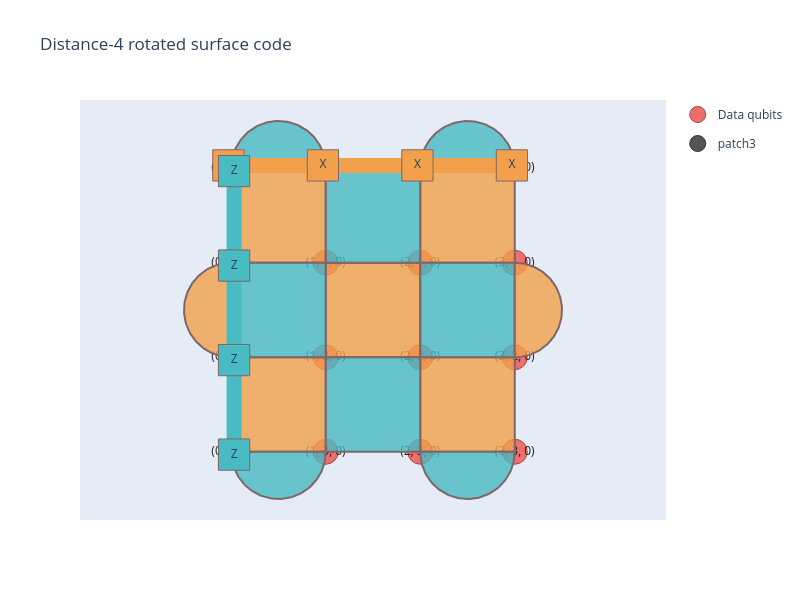

The notebook cell saved with this chart:
### Markdown cell above
## 1. The surface-code memory experiment

A **memory experiment** asks whether an encoded qubit retains its information over time. We initialize the data qubits, measure the surface-code checks over one or more rounds, and finally measure a logical operator to see whether the stored value survived.

We first define a square **lattice**, where each qubit can be addressed by its coordinates `(x,y,b)`, with `x` and `y` representing the spatial position in two dimensions (increases to the right and downwards), and `b` indicating the qubit type, e.g., data or ancilla (0 or 1).

We use Loom’s `RotatedSurfaceCode.create` to define a rotated surface-code patch: its data qubits, $X$ and $Z$ stabilizers, logical operators, and check-measurement circuits. In our figures, we label data qubit `(x,y,0)` as $q=x+dy$. Orange faces represent $X$ checks; teal faces represent $Z$ checks.

By default, `x_boundary="horizontal"`, giving a horizontal logical $X$ and vertical logical $Z$. `weight_2_stab_is_first_row` chooses whether the first two-qubit boundary check starts at row $y=0$. This also sets the checkerboard pattern: with the default horizontal boundary, the four-qubit face at $(0,0)$ is a $Z$ check when the setting is `True`, and an $X$ check when it is `False`.

![image.png](attachment:image.png)

### Code cell
from loom.eka import Lattice
from loom_rotated_surface_code.code_factory import RotatedSurfaceCode
import loom.visualizer as vis

d = 4
lattice = Lattice.square_2d((d + 1, d + 1))
patch = RotatedSurfaceCode.create(
    d, d,
    lattice,
    unique_label="patch3",
    weight_2_stab_is_first_row=False, 
    # weight_4_x_schedule=FourBodySchedule.N,

)

print(f'Number of data qubits d^2: {len(patch.data_qubits)}')
print(f'Number of stabilizers d^2-1: {len(patch.stabilizers)}')

plot = vis.StabilizerPlot(
    lattice,
    title=f"Distance-{d} rotated surface code",
)
plot.add_dqubit_traces(
    [q in patch.data_qubits for q in lattice.all_qubits()]
)
plot.plot_blocks([patch], plot_logical_operators=True)
plot.show()

### Figure 1 — Plotly figure (JSON) as saved in the notebook; plotly's stock layout.template omitted (floating-point values rounded to 4 significant figures)
{"data": [{"legendgroup": "data_qubits", "marker": {"color": "#ec6f6d", "line": {"color": "#9f4b49", "width": 1}, "size": 25}, "mode": "markers", "name": "Data qubits", "showlegend": true, "type": "scatter", "x": [null], "y": [null]}, {"hoverinfo": "text", "legendgroup": "data_qubits", "marker": {"color": "rgba(236,111,109,1)", "line": {"color": "#9f4b49", "width": 1}, "size": 25}, "mode": "markers+text", "showlegend": false, "text": "(0, 0, 0)", "textfont": {"color": "#222222"}, "textposition": "middle center", "type": "scatter", "x": [0], "y": [0]}, {"hoverinfo": "text", "legendgroup": "data_qubits", "marker": {"color": "rgba(236,111,109,1)", "line": {"color": "#9f4b49", "width": 1}, "size": 25}, "mode": "markers+text", "showlegend": false, "text": "(0, 1, 0)", "textfont": {"color": "#222222"}, "textposition": "middle center", "type": "scatter", "x": [0], "y": [1]}, {"hoverinfo": "text", "legendgroup": "data_qubits", "marker": {"color": "rgba(236,111,109,1)", "line": {"color": "#9f4b49", "width": 1}, "size": 25}, "mode": "markers+text", "showlegend": false, "text": "(0, 2, 0)", "textfont": {"color": "#222222"}, "textposition": "middle center", "type": "scatter", "x": [0], "y": [2]}, {"hoverinfo": "text", "legendgroup": "data_qubits", "marker": {"color": "rgba(236,111,109,1)", "line": {"color": "#9f4b49", "width": 1}, "size": 25}, "mode": "markers+text", "showlegend": false, "text": "(0, 3, 0)", "textfont": {"color": "#222222"}, "textposition": "middle center", "type": "scatter", "x": [0], "y": [3]}, {"hoverinfo": "text", "legendgroup": "data_qubits", "marker": {"color": "rgba(236,111,109,1)", "line": {"color": "#9f4b49", "width": 1}, "size": 25}, "mode": "markers+text", "showlegend": false, "text": "(1, 0, 0)", "textfont": {"color": "#222222"}, "textposition": "middle center", "type": "scatter", "x": [1], "y": [0]}, {"hoverinfo": "text", "legendgroup": "data_qubits", "marker": {"color": "rgba(236,111,109,1)", "line": {"color": "#9f4b49", "width": 1}, "size": 25}, "mode": "markers+text", "showlegend": false, "text": "(1, 1, 0)", "textfont": {"color": "#222222"}, "textposition": "middle center", "type": "scatter", "x": [1], "y": [1]}, {"hoverinfo": "text", "legendgroup": "data_qubits", "marker": {"color": "rgba(236,111,109,1)", "line": {"color": "#9f4b49", "width": 1}, "size": 25}, "mode": "markers+text", "showlegend": false, "text": "(1, 2, 0)", "textfont": {"color": "#222222"}, "textposition": "middle center", "type": "scatter", "x": [1], "y": [2]}, {"hoverinfo": "text", "legendgroup": "data_qubits", "marker": {"color": "rgba(236,111,109,1)", "line": {"color": "#9f4b49", "width": 1}, "size": 25}, "mode": "markers+text", "showlegend": false, "text": "(1, 3, 0)", "textfont": {"color": "#222222"}, "textposition": "middle center", "type": "scatter", "x": [1], "y": [3]}, {"hoverinfo": "text", "legendgroup": "data_qubits", "marker": {"color": "rgba(236,111,109,1)", "line": {"color": "#9f4b49", "width": 1}, "size": 25}, "mode": "markers+text", "showlegend": false, "text": "(2, 0, 0)", "textfont": {"color": "#222222"}, "textposition": "middle center", "type": "scatter", "x": [2], "y": [0]}, {"hoverinfo": "text", "legendgroup": "data_qubits", "marker": {"color": "rgba(236,111,109,1)", "line": {"color": "#9f4b49", "width": 1}, "size": 25}, "mode": "markers+text", "showlegend": false, "text": "(2, 1, 0)", "textfont": {"color": "#222222"}, "textposition": "middle center", "type": "scatter", "x": [2], "y": [1]}, {"hoverinfo": "text", "legendgroup": "data_qubits", "marker": {"color": "rgba(236,111,109,1)", "line": {"color": "#9f4b49", "width": 1}, "size": 25}, "mode": "markers+text", "showlegend": false, "text": "(2, 2, 0)", "textfont": {"color": "#222222"}, "textposition": "middle center", "type": "scatter", "x": [2], "y": [2]}, {"hoverinfo": "text", "legendgroup": "data_qubits", "marker": {"color": "rgba(236,111,109,1)", "line": {"color": "#9f4b49", "width": 1}, "size": 25}, "mode": "markers+text", "showlegend": false, "text": "(2, 3, 0)", "textfont": {"color": "#222222"}, "textposition": "middle center", "type": "scatter", "x": [2], "y": [3]}, {"hoverinfo": "text", "legendgroup": "data_qubits", "marker": {"color": "rgba(236,111,109,1)", "line": {"color": "#9f4b49", "width": 1}, "size": 25}, "mode": "markers+text", "showlegend": false, "text": "(3, 0, 0)", "textfont": {"color": "#222222"}, "textposition": "middle center", "type": "scatter", "x": [3], "y": [0]}, {"hoverinfo": "text", "legendgroup": "data_qubits", "marker": {"color": "rgba(236,111,109,1)", "line": {"color": "#9f4b49", "width": 1}, "size": 25}, "mode": "markers+text", "showlegend": false, "text": "(3, 1, 0)", "textfont": {"color": "#222222"}, "textposition": "middle center", "type": "scatter", "x": [3], "y": [1]}, {"hoverinfo": "text", "legendgroup": "data_qubits", "marker": {"color": "rgba(236,111,109,1)", "line": {"color": "#9f4b49", "width": 1}, "size": 25}, "mode": "markers+text", "showlegend": false, "text": "(3, 2, 0)", "textfont": {"color": "#222222"}, "textposition": "middle center", "type": "scatter", "x": [3], "y": [2]}, {"hoverinfo": "text", "legendgroup": "data_qubits", "marker": {"color": "rgba(236,111,109,1)", "line": {"color": "#9f4b49", "width": 1}, "size": 25}, "mode": "markers+text", "showlegend": false, "text": "(3, 3, 0)", "textfont": {"color": "#222222"}, "textposition": "middle center", "type": "scatter", "x": [3], "y": [3]}, {"legendgroup": "block_patch3", "marker": {"color": "#555555", "line": {"color": "#333333", "width": 1}, "size": 25}, "mode": "markers", "name": "patch3", "showlegend": true, "type": "scatter", "x": [null], "y": [null]}, {"fill": "toself", "fillcolor": "rgba(242,160,76,0.8)", "hoverinfo": "text", "legendgroup": "block_patch3", "line": {"color": "#7f6668"}, "mode": "lines", "name": "X<sub>(1, 0, 0)</sub>X<sub>(1, 1, 0)</sub>X<sub>(0, 0, 0)</sub>X<sub>(0, 1, 0)</sub>", "showlegend": false, "text": "X<sub>(1, 0, 0)</sub>X<sub>(1, 1, 0)</sub>X<sub>(0, 0, 0)</sub>X<sub>(0, 1, 0)</sub>", "type": "scatter", "x": [0, 1, 1, 0, 0], "y": [0, 0, 1, 1, 0]}, {"fill": "toself", "fillcolor": "rgba(242,160,76,0.8)", "hoverinfo": "text", "legendgroup": "block_patch3", "line": {"color": "#7f6668"}, "mode": "lines", "name": "X<sub>(1, 2, 0)</sub>X<sub>(1, 3, 0)</sub>X<sub>(0, 2, 0)</sub>X<sub>(0, 3, 0)</sub>", "showlegend": false, "text": "X<sub>(1, 2, 0)</sub>X<sub>(1, 3, 0)</sub>X<sub>(0, 2, 0)</sub>X<sub>(0, 3, 0)</sub>", "type": "scatter", "x": [0, 1, 1, 0, 0], "y": [2, 2, 3, 3, 2]}, {"fill": "toself", "fillcolor": "rgba(242,160,76,0.8)", "hoverinfo": "text", "legendgroup": "block_patch3", "line": {"color": "#7f6668"}, "mode": "lines", "name": "X<sub>(2, 1, 0)</sub>X<sub>(2, 2, 0)</sub>X<sub>(1, 1, 0)</sub>X<sub>(1, 2, 0)</sub>", "showlegend": false, "text": "X<sub>(2, 1, 0)</sub>X<sub>(2, 2, 0)</sub>X<sub>(1, 1, 0)</sub>X<sub>(1, 2, 0)</sub>", "type": "scatter", "x": [1, 2, 2, 1, 1], "y": [1, 1, 2, 2, 1]}, {"fill": "toself", "fillcolor": "rgba(242,160,76,0.8)", "hoverinfo": "text", "legendgroup": "block_patch3", "line": {"color": "#7f6668"}, "mode": "lines", "name": "X<sub>(3, 0, 0)</sub>X<sub>(3, 1, 0)</sub>X<sub>(2, 0, 0)</sub>X<sub>(2, 1, 0)</sub>", "showlegend": false, "text": "X<sub>(3, 0, 0)</sub>X<sub>(3, 1, 0)</sub>X<sub>(2, 0, 0)</sub>X<sub>(2, 1, 0)</sub>", "type": "scatter", "x": [2, 3, 3, 2, 2], "y": [0, 0, 1, 1, 0]}, {"fill": "toself", "fillcolor": "rgba(242,160,76,0.8)", "hoverinfo": "text", "legendgroup": "block_patch3", "line": {"color": "#7f6668"}, "mode": "lines", "name": "X<sub>(3, 2, 0)</sub>X<sub>(3, 3, 0)</sub>X<sub>(2, 2, 0)</sub>X<sub>(2, 3, 0)</sub>", "showlegend": false, "text": "X<sub>(3, 2, 0)</sub>X<sub>(3, 3, 0)</sub>X<sub>(2, 2, 0)</sub>X<sub>(2, 3, 0)</sub>", "type": "scatter", "x": [2, 3, 3, 2, 2], "y": [2, 2, 3, 3, 2]}, {"fill": "toself", "fillcolor": "rgba(73,187,194,0.8)", "hoverinfo": "text", "legendgroup": "block_patch3", "line": {"color": "#7f6668"}, "mode": "lines", "name": "Z<sub>(1, 1, 0)</sub>Z<sub>(0, 1, 0)</sub>Z<sub>(1, 2, 0)</sub>Z<sub>(0, 2, 0)</sub>", "showlegend": false, "text": "Z<sub>(1, 1, 0)</sub>Z<sub>(0, 1, 0)</sub>Z<sub>(1, 2, 0)</sub>Z<sub>(0, 2, 0)</sub>", "type": "scatter", "x": [0, 1, 1, 0, 0], "y": [1, 1, 2, 2, 1]}, {"fill": "toself", "fillcolor": "rgba(73,187,194,0.8)", "hoverinfo": "text", "legendgroup": "block_patch3", "line": {"color": "#7f6668"}, "mode": "lines", "name": "Z<sub>(2, 0, 0)</sub>Z<sub>(1, 0, 0)</sub>Z<sub>(2, 1, 0)</sub>Z<sub>(1, 1, 0)</sub>", "showlegend": false, "text": "Z<sub>(2, 0, 0)</sub>Z<sub>(1, 0, 0)</sub>Z<sub>(2, 1, 0)</sub>Z<sub>(1, 1, 0)</sub>", "type": "scatter", "x": [1, 2, 2, 1, 1], "y": [0, 0, 1, 1, 0]}, {"fill": "toself", "fillcolor": "rgba(73,187,194,0.8)", "hoverinfo": "text", "legendgroup": "block_patch3", "line": {"color": "#7f6668"}, "mode": "lines", "name": "Z<sub>(2, 2, 0)</sub>Z<sub>(1, 2, 0)</sub>Z<sub>(2, 3, 0)</sub>Z<sub>(1, 3, 0)</sub>", "showlegend": false, "text": "Z<sub>(2, 2, 0)</sub>Z<sub>(1, 2, 0)</sub>Z<sub>(2, 3, 0)</sub>Z<sub>(1, 3, 0)</sub>", "type": "scatter", "x": [1, 2, 2, 1, 1], "y": [2, 2, 3, 3, 2]}, {"fill": "toself", "fillcolor": "rgba(73,187,194,0.8)", "hoverinfo": "text", "legendgroup": "block_patch3", "line": {"color": "#7f6668"}, "mode": "lines", "name": "Z<sub>(3, 1, 0)</sub>Z<sub>(2, 1, 0)</sub>Z<sub>(3, 2, 0)</sub>Z<sub>(2, 2, 0)</sub>", "showlegend": false, "text": "Z<sub>(3, 1, 0)</sub>Z<sub>(2, 1, 0)</sub>Z<sub>(3, 2, 0)</sub>Z<sub>(2, 2, 0)</sub>", "type": "scatter", "x": [2, 3, 3, 2, 2], "y": [1, 1, 2, 2, 1]}, {"fill": "toself", "fillcolor": "rgba(242,160,76,0.8)", "hoverinfo": "text", "legendgroup": "block_patch3", "line": {"color": "#7f6668"}, "mode": "lines", "name": "X<sub>(0, 1, 0)</sub>X<sub>(0, 2, 0)</sub>", "showlegend": false, "text": "X<sub>(0, 1, 0)</sub>X<sub>(0, 2, 0)</sub>", "type": "scatter", "x": [-9.185e-17, -0.01586, -0.03171, -0.04753, -0.0633, -0.079, -0.09463, -0.1102, -0.1256, -0.1409, -0.156, -0.171, -0.1858, -0.2005, -0.2149, -0.2291, -0.2431, -0.2568, -0.2703, -0.2835, -0.2965, -0.3091, -0.3214, -0.3334, -0.345, -0.3563, -0.3673, -0.3779, -0.3881, -0.3979, -0.4073, -0.4163, -0.4249, -0.433, -0.4407, -0.448, -0.4548, -0.4612, -0.4671, -0.4725, -0.4775, -0.4819, -0.4859, -0.4894, -0.4924, -0.4949, -0.4969, -0.4984, -0.4994, -0.4999, -0.4999, -0.4994, -0.4984, -0.4969, -0.4949, -0.4924, -0.4894, -0.4859, -0.4819, -0.4775, -0.4725, -0.4671, -0.4612, -0.4548, -0.448, -0.4407, -0.433, -0.4249, -0.4163, -0.4073, -0.3979, -0.3881, -0.3779, -0.3673, -0.3563, -0.345, -0.3334, -0.3214, -0.3091, -0.2965, -0.2835, -0.2703, -0.2568, -0.2431, -0.2291, -0.2149, -0.2005, -0.1858, -0.171, -0.156, -0.1409, -0.1256, -0.1102, -0.09463, -0.079, -0.0633, -0.04753, -0.03171, -0.01586, 3.062e-17, -9.185e-17], "y": [2.0, 2.0, 1.999, 1.998, 1.996, 1.994, 1.991, 1.988, 1.984, 1.98, 1.975, 1.97, 1.964, 1.958, 1.951, 1.944, 1.937, 1.929, 1.921, 1.912, 1.903, 1.893, 1.883, 1.873, 1.862, 1.851, 1.839, 1.827, 1.815, 1.803, 1.79, 1.777, 1.764, 1.75, 1.736, 1.722, 1.708, 1.693, 1.678, 1.664, 1.648, 1.633, 1.618, 1.602, 1.587, 1.571, 1.555, 1.54, 1.524, 1.508, 1.492, 1.476, 1.46, 1.445, 1.429, 1.413, 1.398, 1.382, 1.367, 1.352, 1.336, 1.322, 1.307, 1.292, 1.278, 1.264, 1.25, 1.236, 1.223, 1.21, 1.197, 1.185, 1.173, 1.161, 1.149, 1.138, 1.127, 1.117, 1.107, 1.097, 1.088, 1.079, 1.071, 1.063, 1.056, 1.049, 1.042, 1.036, 1.03, 1.025, 1.02, 1.016, 1.012, 1.009, 1.006, 1.004, 1.002, 1.001, 1.0, 1.0, 2.0]}, {"fill": "toself", "fillcolor": "rgba(242,160,76,0.8)", "hoverinfo": "text", "legendgroup": "block_patch3", "line": {"color": "#7f6668"}, "mode": "lines", "name": "X<sub>(3, 1, 0)</sub>X<sub>(3, 2, 0)</sub>", "showlegend": false, "text": "X<sub>(3, 1, 0)</sub>X<sub>(3, 2, 0)</sub>", "type": "scatter", "x": [3.0, 3.016, 3.032, 3.048, 3.063, 3.079, 3.095, 3.11, 3.126, 3.141, 3.156, 3.171, 3.186, 3.2, 3.215, 3.229, 3.243, 3.257, 3.27, 3.284, 3.296, 3.309, 3.321, 3.333, 3.345, 3.356, 3.367, 3.378, 3.388, 3.398, 3.407, 3.416, 3.425, 3.433, 3.441, 3.448, 3.455, 3.461, 3.467, 3.473, 3.477, 3.482, 3.486, 3.489, 3.492, 3.495, 3.497, 3.498, 3.499, 3.5, 3.5, 3.499, 3.498, 3.497, 3.495, 3.492, 3.489, 3.486, 3.482, 3.477, 3.473, 3.467, 3.461, 3.455, 3.448, 3.441, 3.433, 3.425, 3.416, 3.407, 3.398, 3.388, 3.378, 3.367, 3.356, 3.345, 3.333, 3.321, 3.309, 3.296, 3.284, 3.27, 3.257, 3.243, 3.229, 3.215, 3.2, 3.186, 3.171, 3.156, 3.141, 3.126, 3.11, 3.095, 3.079, 3.063, 3.048, 3.032, 3.016, 3.0, 3.0], "y": [1.0, 1.0, 1.001, 1.002, 1.004, 1.006, 1.009, 1.012, 1.016, 1.02, 1.025, 1.03, 1.036, 1.042, 1.049, 1.056, 1.063, 1.071, 1.079, 1.088, 1.097, 1.107, 1.117, 1.127, 1.138, 1.149, 1.161, 1.173, 1.185, 1.197, 1.21, 1.223, 1.236, 1.25, 1.264, 1.278, 1.292, 1.307, 1.322, 1.336, 1.352, 1.367, 1.382, 1.398, 1.413, 1.429, 1.445, 1.46, 1.476, 1.492, 1.508, 1.524, 1.54, 1.555, 1.571, 1.587, 1.602, 1.618, 1.633, 1.648, 1.664, 1.678, 1.693, 1.708, 1.722, 1.736, 1.75, 1.764, 1.777, 1.79, 1.803, 1.815, 1.827, 1.839, 1.851, 1.862, 1.873, 1.883, 1.893, 1.903, 1.912, 1.921, 1.929, 1.937, 1.944, 1.951, 1.958, 1.964, 1.97, 1.975, 1.98, 1.984, 1.988, 1.991, 1.994, 1.996, 1.998, 1.999, 2.0, 2.0, 1.0]}, {"fill": "toself", "fillcolor": "rgba(73,187,194,0.8)", "hoverinfo": "text", "legendgroup": "block_patch3", "line": {"color": "#7f6668"}, "mode": "lines", "name": "Z<sub>(1, 0, 0)</sub>Z<sub>(0, 0, 0)</sub>", "showlegend": false, "text": "Z<sub>(1, 0, 0)</sub>Z<sub>(0, 0, 0)</sub>", "type": "scatter", "x": [0.0, 0.0002517, 0.001007, 0.002264, 0.004023, 0.006281, 0.009036, 0.01229, 0.01603, 0.02025, 0.02496, 0.03015, 0.03582, 0.04195, 0.04854, 0.05558, 0.06308, 0.07101, 0.07937, 0.08816, 0.09736, 0.107, 0.117, 0.1274, 0.1381, 0.1493, 0.1607, 0.1726, 0.1847, 0.1972, 0.21, 0.223, 0.2364, 0.25, 0.2639, 0.278, 0.2923, 0.3068, 0.3216, 0.3365, 0.3515, 0.3668, 0.3821, 0.3976, 0.4132, 0.4288, 0.4446, 0.4604, 0.4762, 0.4921, 0.5079, 0.5238, 0.5396, 0.5554, 0.5712, 0.5868, 0.6024, 0.6179, 0.6332, 0.6485, 0.6635, 0.6784, 0.6932, 0.7077, 0.722, 0.7361, 0.75, 0.7636, 0.777, 0.79, 0.8028, 0.8153, 0.8274, 0.8393, 0.8507, 0.8619, 0.8726, 0.883, 0.893, 0.9026, 0.9118, 0.9206, 0.929, 0.9369, 0.9444, 0.9515, 0.9581, 0.9642, 0.9698, 0.975, 0.9797, 0.984, 0.9877, 0.991, 0.9937, 0.996, 0.9977, 0.999, 0.9997, 1.0, 0.0], "y": [-6.123e-17, -0.01586, -0.03171, -0.04753, -0.0633, -0.079, -0.09463, -0.1102, -0.1256, -0.1409, -0.156, -0.171, -0.1858, -0.2005, -0.2149, -0.2291, -0.2431, -0.2568, -0.2703, -0.2835, -0.2965, -0.3091, -0.3214, -0.3334, -0.345, -0.3563, -0.3673, -0.3779, -0.3881, -0.3979, -0.4073, -0.4163, -0.4249, -0.433, -0.4407, -0.448, -0.4548, -0.4612, -0.4671, -0.4725, -0.4775, -0.4819, -0.4859, -0.4894, -0.4924, -0.4949, -0.4969, -0.4984, -0.4994, -0.4999, -0.4999, -0.4994, -0.4984, -0.4969, -0.4949, -0.4924, -0.4894, -0.4859, -0.4819, -0.4775, -0.4725, -0.4671, -0.4612, -0.4548, -0.448, -0.4407, -0.433, -0.4249, -0.4163, -0.4073, -0.3979, -0.3881, -0.3779, -0.3673, -0.3563, -0.345, -0.3334, -0.3214, -0.3091, -0.2965, -0.2835, -0.2703, -0.2568, -0.2431, -0.2291, -0.2149, -0.2005, -0.1858, -0.171, -0.156, -0.1409, -0.1256, -0.1102, -0.09463, -0.079, -0.0633, -0.04753, -0.03171, -0.01586, 0.0, -6.123e-17]}, {"fill": "toself", "fillcolor": "rgba(73,187,194,0.8)", "hoverinfo": "text", "legendgroup": "block_patch3", "line": {"color": "#7f6668"}, "mode": "lines", "name": "Z<sub>(3, 0, 0)</sub>Z<sub>(2, 0, 0)</sub>", "showlegend": false, "text": "Z<sub>(3, 0, 0)</sub>Z<sub>(2, 0, 0)</sub>", "type": "scatter", "x": [2.0, 2.0, 2.001, 2.002, 2.004, 2.006, 2.009, 2.012, 2.016, 2.02, 2.025, 2.03, 2.036, 2.042, 2.049, 2.056, 2.063, 2.071, 2.079, 2.088, 2.097, 2.107, 2.117, 2.127, 2.138, 2.149, 2.161, 2.173, 2.185, 2.197, 2.21, 2.223, 2.236, 2.25, 2.264, 2.278, 2.292, 2.307, 2.322, 2.336, 2.352, 2.367, 2.382, 2.398, 2.413, 2.429, 2.445, 2.46, 2.476, 2.492, 2.508, 2.524, 2.54, 2.555, 2.571, 2.587, 2.602, 2.618, 2.633, 2.648, 2.664, 2.678, 2.693, 2.708, 2.722, 2.736, 2.75, 2.764, 2.777, 2.79, 2.803, 2.815, 2.827, 2.839, 2.851, 2.862, 2.873, 2.883, 2.893, 2.903, 2.912, 2.921, 2.929, 2.937, 2.944, 2.951, 2.958, 2.964, 2.97, 2.975, 2.98, 2.984, 2.988, 2.991, 2.994, 2.996, 2.998, 2.999, 3.0, 3.0, 2.0], "y": [-6.123e-17, -0.01586, -0.03171, -0.04753, -0.0633, -0.079, -0.09463, -0.1102, -0.1256, -0.1409, -0.156, -0.171, -0.1858, -0.2005, -0.2149, -0.2291, -0.2431, -0.2568, -0.2703, -0.2835, -0.2965, -0.3091, -0.3214, -0.3334, -0.345, -0.3563, -0.3673, -0.3779, -0.3881, -0.3979, -0.4073, -0.4163, -0.4249, -0.433, -0.4407, -0.448, -0.4548, -0.4612, -0.4671, -0.4725, -0.4775, -0.4819, -0.4859, -0.4894, -0.4924, -0.4949, -0.4969, -0.4984, -0.4994, -0.4999, -0.4999, -0.4994, -0.4984, -0.4969, -0.4949, -0.4924, -0.4894, -0.4859, -0.4819, -0.4775, -0.4725, -0.4671, -0.4612, -0.4548, -0.448, -0.4407, -0.433, -0.4249, -0.4163, -0.4073, -0.3979, -0.3881, -0.3779, -0.3673, -0.3563, -0.345, -0.3334, -0.3214, -0.3091, -0.2965, -0.2835, -0.2703, -0.2568, -0.2431, -0.2291, -0.2149, -0.2005, -0.1858, -0.171, -0.156, -0.1409, -0.1256, -0.1102, -0.09463, -0.079, -0.0633, -0.04753, -0.03171, -0.01586, 0.0, -6.123e-17]}, {"fill": "toself", "fillcolor": "rgba(73,187,194,0.8)", "hoverinfo": "text", "legendgroup": "block_patch3", "line": {"color": "#7f6668"}, "mode": "lines", "name": "Z<sub>(1, 3, 0)</sub>Z<sub>(0, 3, 0)</sub>", "showlegend": false, "text": "Z<sub>(1, 3, 0)</sub>Z<sub>(0, 3, 0)</sub>", "type": "scatter", "x": [1.0, 0.9997, 0.999, 0.9977, 0.996, 0.9937, 0.991, 0.9877, 0.984, 0.9797, 0.975, 0.9698, 0.9642, 0.9581, 0.9515, 0.9444, 0.9369, 0.929, 0.9206, 0.9118, 0.9026, 0.893, 0.883, 0.8726, 0.8619, 0.8507, 0.8393, 0.8274, 0.8153, 0.8028, 0.79, 0.777, 0.7636, 0.75, 0.7361, 0.722, 0.7077, 0.6932, 0.6784, 0.6635, 0.6485, 0.6332, 0.6179, 0.6024, 0.5868, 0.5712, 0.5554, 0.5396, 0.5238, 0.5079, 0.4921, 0.4762, 0.4604, 0.4446, 0.4288, 0.4132, 0.3976, 0.3821, 0.3668, 0.3515, 0.3365, 0.3216, 0.3068, 0.2923, 0.278, 0.2639, 0.25, 0.2364, 0.223, 0.21, 0.1972, 0.1847, 0.1726, 0.1607, 0.1493, 0.1381, 0.1274, 0.117, 0.107, 0.09736, 0.08816, 0.07937, 0.07101, 0.06308, 0.05558, 0.04854, 0.04195, 0.03582, 0.03015, 0.02496, 0.02025, 0.01603, 0.01229, 0.009036, 0.006281, 0.004023, 0.002264, 0.001007, 0.0002517, 0.0, 1.0], "y": [3.0, 3.016, 3.032, 3.048, 3.063, 3.079, 3.095, 3.11, 3.126, 3.141, 3.156, 3.171, 3.186, 3.2, 3.215, 3.229, 3.243, 3.257, 3.27, 3.284, 3.296, 3.309, 3.321, 3.333, 3.345, 3.356, 3.367, 3.378, 3.388, 3.398, 3.407, 3.416, 3.425, 3.433, 3.441, 3.448, 3.455, 3.461, 3.467, 3.473, 3.477, 3.482, 3.486, 3.489, 3.492, 3.495, 3.497, 3.498, 3.499, 3.5, 3.5, 3.499, 3.498, 3.497, 3.495, 3.492, 3.489, 3.486, 3.482, 3.477, 3.473, 3.467, 3.461, 3.455, 3.448, 3.441, 3.433, 3.425, 3.416, 3.407, 3.398, 3.388, 3.378, 3.367, 3.356, 3.345, 3.333, 3.321, 3.309, 3.296, 3.284, 3.27, 3.257, 3.243, 3.229, 3.215, 3.2, 3.186, 3.171, 3.156, 3.141, 3.126, 3.11, 3.095, 3.079, 3.063, 3.048, 3.032, 3.016, 3.0, 3.0]}, {"fill": "toself", "fillcolor": "rgba(73,187,194,0.8)", "hoverinfo": "text", "legendgroup": "block_patch3", "line": {"color": "#7f6668"}, "mode": "lines", "name": "Z<sub>(3, 3, 0)</sub>Z<sub>(2, 3, 0)</sub>", "showlegend": false, "text": "Z<sub>(3, 3, 0)</sub>Z<sub>(2, 3, 0)</sub>", "type": "scatter", "x": [3.0, 3.0, 2.999, 2.998, 2.996, 2.994, 2.991, 2.988, 2.984, 2.98, 2.975, 2.97, 2.964, 2.958, 2.951, 2.944, 2.937, 2.929, 2.921, 2.912, 2.903, 2.893, 2.883, 2.873, 2.862, 2.851, 2.839, 2.827, 2.815, 2.803, 2.79, 2.777, 2.764, 2.75, 2.736, 2.722, 2.708, 2.693, 2.678, 2.664, 2.648, 2.633, 2.618, 2.602, 2.587, 2.571, 2.555, 2.54, 2.524, 2.508, 2.492, 2.476, 2.46, 2.445, 2.429, 2.413, 2.398, 2.382, 2.367, 2.352, 2.336, 2.322, 2.307, 2.292, 2.278, 2.264, 2.25, 2.236, 2.223, 2.21, 2.197, 2.185, 2.173, 2.161, 2.149, 2.138, 2.127, 2.117, 2.107, 2.097, 2.088, 2.079, 2.071, 2.063, 2.056, 2.049, 2.042, 2.036, 2.03, 2.025, 2.02, 2.016, 2.012, 2.009, 2.006, 2.004, 2.002, 2.001, 2.0, 2.0, 3.0], "y": [3.0, 3.016, 3.032, 3.048, 3.063, 3.079, 3.095, 3.11, 3.126, 3.141, 3.156, 3.171, 3.186, 3.2, 3.215, 3.229, 3.243, 3.257, 3.27, 3.284, 3.296, 3.309, 3.321, 3.333, 3.345, 3.356, 3.367, 3.378, 3.388, 3.398, 3.407, 3.416, 3.425, 3.433, 3.441, 3.448, 3.455, 3.461, 3.467, 3.473, 3.477, 3.482, 3.486, 3.489, 3.492, 3.495, 3.497, 3.498, 3.499, 3.5, 3.5, 3.499, 3.498, 3.497, 3.495, 3.492, 3.489, 3.486, 3.482, 3.477, 3.473, 3.467, 3.461, 3.455, 3.448, 3.441, 3.433, 3.425, 3.416, 3.407, 3.398, 3.388, 3.378, 3.367, 3.356, 3.345, 3.333, 3.321, 3.309, 3.296, 3.284, 3.27, 3.257, 3.243, 3.229, 3.215, 3.2, 3.186, 3.171, 3.156, 3.141, 3.126, 3.11, 3.095, 3.079, 3.063, 3.048, 3.032, 3.016, 3.0, 3.0]}, {"hoverinfo": "text", "legendgroup": "block_patch3", "line": {"color": "#f2a04c", "width": 15}, "mode": "lines", "showlegend": false, "type": "scatter", "x": [-0.03, 0.97, 1.97, 2.97], "y": [-0.03, -0.03, -0.03, -0.03]}, {"hoverinfo": "text", "hovertemplate": "X(0, 0, 0)", "legendgroup": "block_patch3", "marker": {"color": "#f2a04c", "line": {"color": "#7f6668", "width": 1}, "size": 31.25, "symbol": "square"}, "mode": "markers+text", "name": "X<sub>(0, 0, 0)</sub>X<sub>(1, 0, 0)</sub>X<sub>(2, 0, 0)</sub>X<sub>(3, 0, 0)</sub>", "showlegend": false, "text": "X", "textposition": "middle center", "type": "scatter", "x": [-0.03], "y": [-0.03]}, {"hoverinfo": "text", "hovertemplate": "X(1, 0, 0)", "legendgroup": "block_patch3", "marker": {"color": "#f2a04c", "line": {"color": "#7f6668", "width": 1}, "size": 31.25, "symbol": "square"}, "mode": "markers+text", "name": "X<sub>(0, 0, 0)</sub>X<sub>(1, 0, 0)</sub>X<sub>(2, 0, 0)</sub>X<sub>(3, 0, 0)</sub>", "showlegend": false, "text": "X", "textposition": "middle center", "type": "scatter", "x": [0.97], "y": [-0.03]}, {"hoverinfo": "text", "hovertemplate": "X(2, 0, 0)", "legendgroup": "block_patch3", "marker": {"color": "#f2a04c", "line": {"color": "#7f6668", "width": 1}, "size": 31.25, "symbol": "square"}, "mode": "markers+text", "name": "X<sub>(0, 0, 0)</sub>X<sub>(1, 0, 0)</sub>X<sub>(2, 0, 0)</sub>X<sub>(3, 0, 0)</sub>", "showlegend": false, "text": "X", "textposition": "middle center", "type": "scatter", "x": [1.97], "y": [-0.03]}, {"hoverinfo": "text", "hovertemplate": "X(3, 0, 0)", "legendgroup": "block_patch3", "marker": {"color": "#f2a04c", "line": {"color": "#7f6668", "width": 1}, "size": 31.25, "symbol": "square"}, "mode": "markers+text", "name": "X<sub>(0, 0, 0)</sub>X<sub>(1, 0, 0)</sub>X<sub>(2, 0, 0)</sub>X<sub>(3, 0, 0)</sub>", "showlegend": false, "text": "X", "textposition": "middle center", "type": "scatter", "x": [2.97], "y": [-0.03]}, {"hoverinfo": "text", "legendgroup": "block_patch3", "line": {"color": "#49bbc2", "width": 15}, "mode": "lines", "showlegend": false, "type": "scatter", "x": [0.03, 0.03, 0.03, 0.03], "y": [0.03, 1.03, 2.03, 3.03]}, {"hoverinfo": "text", "hovertemplate": "Z(0, 0, 0)", "legendgroup": "block_patch3", "marker": {"color": "#49bbc2", "line": {"color": "#7f6668", "width": 1}, "size": 31.25, "symbol": "square"}, "mode": "markers+text", "name": "Z<sub>(0, 0, 0)</sub>Z<sub>(0, 1, 0)</sub>Z<sub>(0, 2, 0)</sub>Z<sub>(0, 3, 0)</sub>", "showlegend": false, "text": "Z", "textposition": "middle center", "type": "scatter", "x": [0.03], "y": [0.03]}, {"hoverinfo": "text", "hovertemplate": "Z(0, 1, 0)", "legendgroup": "block_patch3", "marker": {"color": "#49bbc2", "line": {"color": "#7f6668", "width": 1}, "size": 31.25, "symbol": "square"}, "mode": "markers+text", "name": "Z<sub>(0, 0, 0)</sub>Z<sub>(0, 1, 0)</sub>Z<sub>(0, 2, 0)</sub>Z<sub>(0, 3, 0)</sub>", "showlegend": false, "text": "Z", "textposition": "middle center", "type": "scatter", "x": [0.03], "y": [1.03]}, {"hoverinfo": "text", "hovertemplate": "Z(0, 2, 0)", "legendgroup": "block_patch3", "marker": {"color": "#49bbc2", "line": {"color": "#7f6668", "width": 1}, "size": 31.25, "symbol": "square"}, "mode": "markers+text", "name": "Z<sub>(0, 0, 0)</sub>Z<sub>(0, 1, 0)</sub>Z<sub>(0, 2, 0)</sub>Z<sub>(0, 3, 0)</sub>", "showlegend": false, "text": "Z", "textposition": "middle center", "type": "scatter", "x": [0.03], "y": [2.03]}, {"hoverinfo": "text", "hovertemplate": "Z(0, 3, 0)", "legendgroup": "block_patch3", "marker": {"color": "#49bbc2", "line": {"color": "#7f6668", "width": 1}, "size": 31.25, "symbol": "square"}, "mode": "markers+text", "name": "Z<sub>(0, 0, 0)</sub>Z<sub>(0, 1, 0)</sub>Z<sub>(0, 2, 0)</sub>Z<sub>(0, 3, 0)</sub>", "showlegend": false, "text": "Z", "textposition": "middle center", "type": "scatter", "x": [0.03], "y": [3.03]}], "layout": {"height": 600, "hoverdistance": 1, "showlegend": true, "title": {"text": "Distance-4 rotated surface code"}, "width": 800, "xaxis": {"anchor": "y", "domain": [0, 1], "showgrid": false, "title": {"text": "X-axis"}, "visible": false, "zeroline": false}, "yaxis": {"anchor": "x", "autorange": "reversed", "domain": [0, 1], "scaleanchor": "x", "scaleratio": 1, "showgrid": false, "title": {"text": "Y-axis"}, "visible": false}}}
